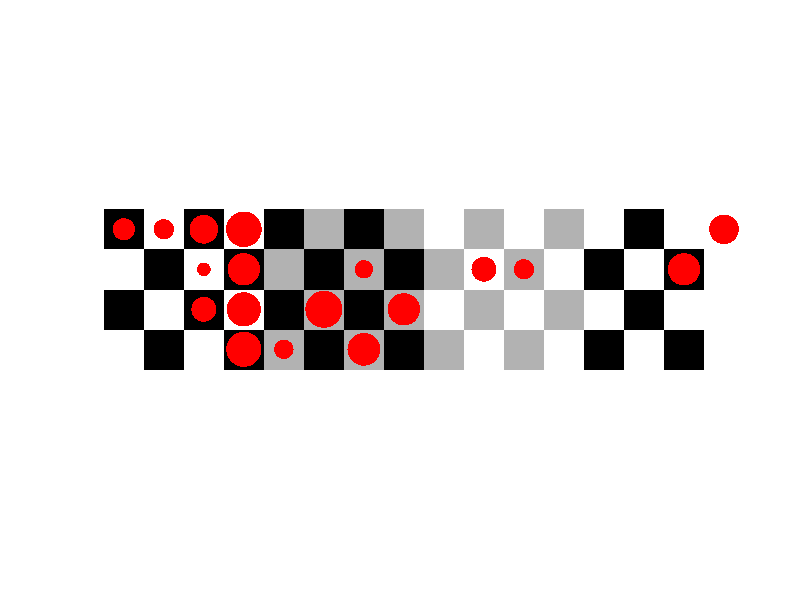

This chart was generated by the following MATLAB code: (Note: this script raises an error after producing the figure.)
close all; clear all; clc;
cb1 = checkerboard(100,2,4);
cb3 = [cb1, cb1(:,1:700)];
s3 = cb3(:, 401:800);
 s3(s3 < 0.5) = 1.0;
 %s3(s3 < 0.5) = 0.7;
% s3(s3<1.0) = 0.7;
%cb3(:,401:800) = s3;
cb3(:,801:1200) = s3 ;
s3(s3 < 0.8) = 0.0;
cb3(:,1201:1500) = s3(:,1:300) ;
rx = randi([0,15], 20, 1);
ry = randi([0,3], 20, 1);
rr = randi([30,80], 20, 1);
figure, imshow(cb3);
hold on;
for i=1:20
    plot(rx(i)*100+50, ry(i)*100+50, '.r','MarkerSize', rr(i));
end
exportgraphics(gcf,'left.png','Resolution',300);
F = getframe(gca);
[imBase Map] = frame2im(F);
close all;
[colorCorners1, boardSize1] = detectCheckerboardPoints(imBase);
tiledlayout(3,1);
nexttile;
imshow(imBase); hold on;
scatter(colorCorners1(:,1), colorCorners1(:,2),'oy', 'filled');

theta = 10;
tm = [cosd(theta) -sind(theta) 0.00050; ...
    sind(theta) cosd(theta) 0.0002; ...
    0 0 1];
tform = projective2d(tm);
imWarped = imwarp(imBase, tform);

nexttile; imshow(imWarped);  hold on;
[colorCorners2, boardSize2] = detectCheckerboardPoints(imWarped);
scatter(colorCorners2(:,1), colorCorners2(:,2),'oy', 'filled');
cirb = (imWarped(:,:,1) > 0) & (imWarped(:,:,2) == 0);
[centers, radii] = imfindcircles(cirb,[5 50],'Method','TwoStage','Sensitivity',0.75)
viscircles(centers, radii,'EdgeColor','b');

projectiveTransformation = fitgeotrans(colorCorners2, colorCorners1, 'Projective');
imFixed = imwarp(imWarped, projectiveTransformation);
st = regionprops(imFixed, 'BoundingBox' );
bbx = st.BoundingBox;
lx = floor(bbx(1));
ly = floor(bbx(2));
ux = lx + floor(bbx(4));
uy = ly + floor(bbx(5));
imFixed = imFixed(ly:uy, lx:ux, :);

nexttile; imshow(imFixed); hold on;
colorCorners2 = [colorCorners2;0,0]
[x,y] = transformPointsForward(projectiveTransformation, colorCorners2(:,1), colorCorners2(:,2));
colorCorners3 = [x,y ];scatter(colorCorners3(:,1), colorCorners3(:,2),'oy', 'filled');




cirb = (imFixed(:,:,1) > 0) & (imFixed(:,:,2) == 0);
[centers, radii] = imfindcircles(cirb,[5 50],'Method','TwoStage','Sensitivity',0.75)
viscircles(centers, radii,'EdgeColor','b');
[colorCorners3, boardSize] = detectCheckerboardPoints(imFixed);
scatter(colorCorners3(:,1), colorCorners3(:,2),'oy', 'filled');






function [xunit,yunit] = circle(x,y,r)
hold on
th = 0:pi/50:2*pi;
xunit = r * cos(th) + x;
yunit = r * sin(th) + y;
end